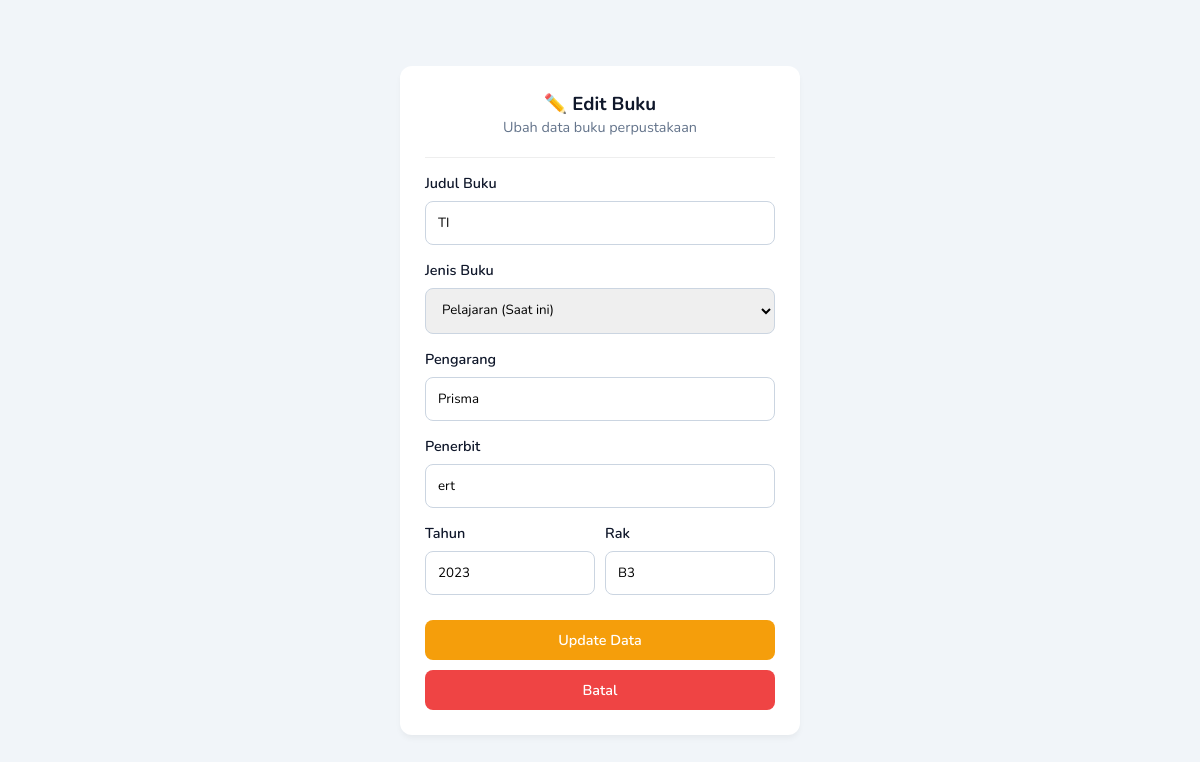
The app's page /edit_buku.php?id=4 (signed in) with its own data.
### tables this page shows
CREATE TABLE `buku` (
  `id_buku` int(11) NOT NULL,
  `judul` varchar(100) DEFAULT NULL,
  `jenis_buku` varchar(50) DEFAULT NULL,
  `pengarang` varchar(100) DEFAULT NULL,
  `penerbit` varchar(100) DEFAULT NULL,
  `tahun_terbit` int(11) DEFAULT NULL,
  `rak` varchar(50) DEFAULT NULL
);

### edit_buku.php (the view, shortened to what this page needs)
<?php
include 'koneksi.php';
$id = isset($_GET['id']) ? (int)$_GET['id'] : 0;
$stmt_get = mysqli_prepare($koneksi, "SELECT * FROM buku WHERE id_buku = ?");
mysqli_stmt_bind_param($stmt_get, "i", $id);
mysqli_stmt_execute($stmt_get);
$result = mysqli_stmt_get_result($stmt_get);
$d = mysqli_fetch_array($result);
?>
<!DOCTYPE html>
<html>
<head>
    <link rel="stylesheet" href="style.css">
</head>
<body style="background:var(--bg-light); display:flex; justify-content:center; align-items:center; height:100vh">
    <div class="card" style="width:400px">
        <div style="text-align:center; margin-bottom:20px;">
            <h3 style="color:var(--bg-dark)">✏️ Edit Buku</h3>
            <p style="font-size:0.9rem; color:var(--text-grey)">Ubah data buku perpustakaan</p>
        </div>
        <hr style="margin:15px 0; border:0; border-top:1px solid #eee">
        <form method="POST">
            <label>Judul Buku</label>
            <input type="text" name="judul" value="<?php echo htmlspecialchars($d['judul']); ?>" required>
            <label>Jenis Buku</label>
            <select name="jenis_buku" required>
                <option value="<?php echo $d['jenis_buku']; ?>"><?php echo $d['jenis_buku']; ?> (Saat ini)</option>
            </select>
            <label>Pengarang</label>
            <input type="text" name="pengarang" value="<?php echo htmlspecialchars($d['pengarang']); ?>" required>
            <label>Penerbit</label>
            <input type="text" name="penerbit" value="<?php echo htmlspecialchars($d['penerbit']); ?>" required>
            <div style="display:flex; gap:10px;">
                <div style="width:50%">
                    <label>Tahun</label>
                    <input type="number" name="tahun" value="<?php echo htmlspecialchars($d['tahun_terbit']); ?>" required>
                </div>
                <div style="width:50%">
                    <label>Rak</label>
                    <input type="text" name="rak" value="<?php echo htmlspecialchars($d['rak']); ?>" required>
                </div>
            </div>
            <button name="update" class="btn btn-warning" style="width:100%; margin-bottom:10px; margin-top:10px;">Update Data</button>
            <a href="dashboard.php" class="btn btn-danger" style="width:100%; text-align:center; display:block;">Batal</a>
        </form>
    </div>
</body>
</html>

### style.css (style rules this page uses)
:root { --primary: #4361ee; --secondary: #3f37c9; --bg-dark: #0f172a; --bg-light: #f1f5f9; --white: #ffffff; --text-grey: #64748b; --danger: #ef4444; --success: #10b981; --warning: #f59e0b; }
* { margin: 0; padding: 0; box-sizing: border-box; font-family: 'Nunito', sans-serif; }
body { background-color: var(--bg-light); display: flex; min-height: 100vh; }
.btn-warning { background: var(--warning); color: white; }
.card { background: var(--white); padding: 25px; border-radius: 12px; box-shadow: 0 4px 6px -1px rgba(0, 0, 0, 0.05); }
.btn { padding: 10px 20px; border-radius: 8px; border: none; cursor: pointer; font-weight: 600; text-decoration: none; display: inline-block; font-size: 0.9rem; transition: 0.2s; }
.btn-danger { background: var(--danger); color: white; }
input, select { width: 100%; padding: 12px; margin-bottom: 15px; border: 1px solid #cbd5e1; border-radius: 8px; outline: none; transition: 0.3s; }
label { display: block; margin-bottom: 8px; color: var(--bg-dark); font-weight: 600; font-size: 0.9rem; }

### records on screen
buku: judul "TI", jenis_buku "Pelajaran (Saat ini)", pengarang "Prisma", penerbit "ert", tahun "2023", rak "B3"
